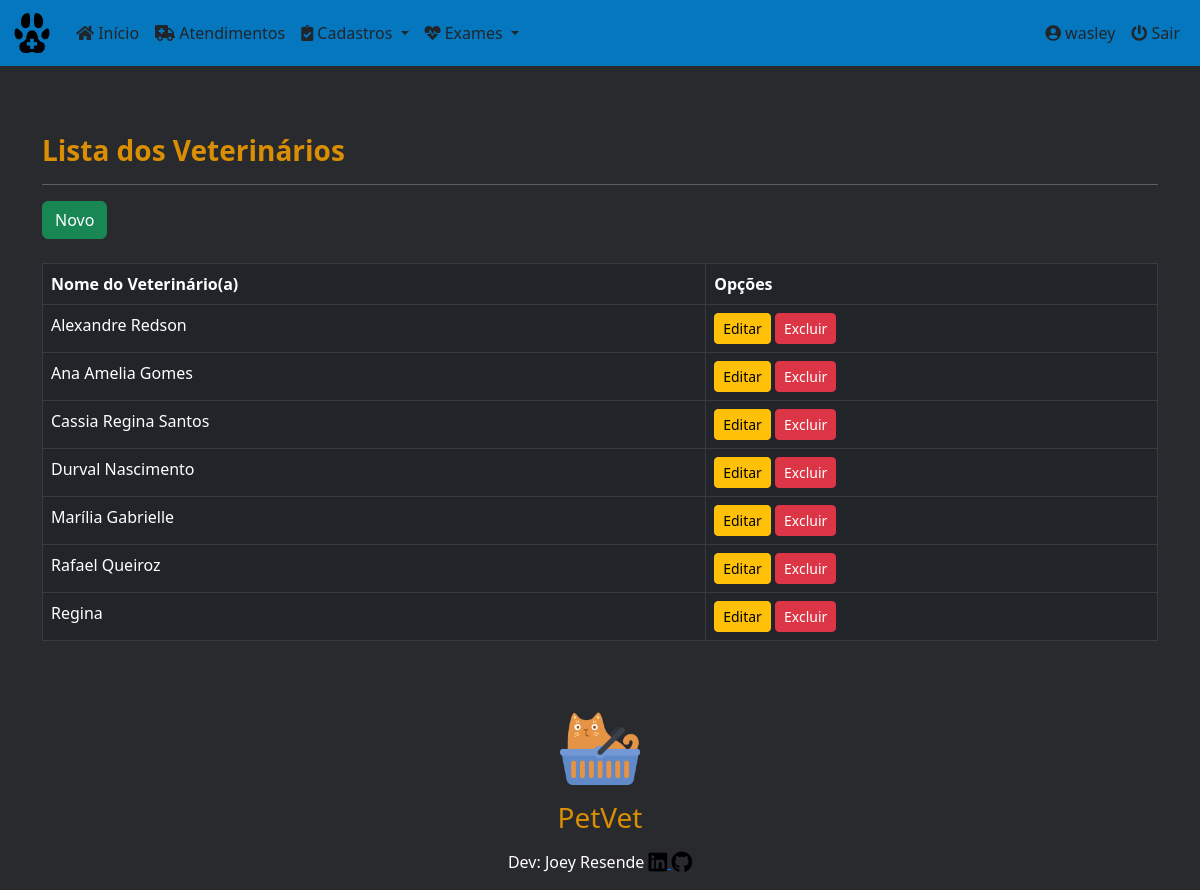
The page /petvet/vets/ (signed in) on the database its author committed.
### core/models.py (models this page shows, shortened)
class Vet(models.Model):
    vet_name = models.CharField(
        max_length=30, verbose_name='Nome')
    class Meta:
        ordering = ['vet_name']

### core/views.py (the view)
# urls.py: path('vets/', VetList.as_view(), name='vets'),
class VetList(LoginRequiredMixin, ListView):
    login_url = reverse_lazy('login')
    model = Vet
    template_name = 'core/vet_list.html'

### core/templates/core/vet_list.html (shortened to what this page needs)
{% extends 'core/base_model.html' %}
{% load static %}
{% block content %}
<h3><strong>Lista dos Veterinários</strong></h3>
<hr>
<a href="{% url 'vet_new' %}" class="btn btn-success btn">Novo</a><br><br>
<div class="table-responsive">
  <table class="table table-bordered table-hover table-dark" id="vet_table">
    <thead class="thead-dark">
      <tr>
        <th>Nome do Veterinário(a)</th>
        <th>Opções</th>
      </tr>
    </thead>
    <tbody>
      {% for each in object_list %}
      <tr>
        <td>{{ each.vet_name }}</td>
        <td>
          <a href="{% url 'vet_edit' each.pk %}" class="btn btn-warning btn-sm">Editar</a>
          <a href="{% url 'vet_delete' each.pk %}" class="btn btn-danger btn-sm">Excluir</a>
        </td>
      </tr>
      {% empty %}
      <tr>
        <td colspan="4">Nenhum Veterinário cadastrado.</td>
      </tr>
      {% endfor %}
    </tbody>
  </table>
</div>
{% endblock %}

### core/templates/core/base_model.html (shortened to what this page needs)
{% load static %}
<!DOCTYPE html>
<html lang="pt-br" class="h-100">
<head>
  <link rel="stylesheet" href="{% static 'css/bootstrap.min.css/' %}" />
  <link rel="stylesheet" href="https://cdnjs.cloudflare.com/ajax/libs/font-awesome/5.11.2/css/all.css">
  <link rel="stylesheet" href="{% static 'css/styles.css/' %}" />
  <link rel="stylesheet" type="text/css" href="https://cdn.datatables.net/v/bs5/dt-1.11.5/datatables.min.css" />
</head>
<body class="d-flex flex-column h-100">
  <main class="flex-shrink-0  ">
    {% block menu %}
    <nav class="navbar navbar-expand-lg sticky-top">
      <div class="container-fluid">
        <a class="navbar-brand" href="{% url 'index' %}">
          <img src="{% static 'img/favicon.ico/' %}" height="40" alt="" />
        </a>
        <div class="collapse navbar-collapse" id="navbarsExample06">
          <ul class="navbar-nav me-auto mb-2 mb-xl-0">
            <li class="nav-item">
              <a class="nav-link text-dark" href="{% url 'index' %}">
                <i class="fa fa-home" aria-hidden="true"></i>
                Início
              </a>
            </li>
            <li class="nav-item">
              <a class="nav-link text-dark" href="{% url 'medical_cares' %}">
                <i class="fas fa-ambulance" aria-hidden="true"></i>
                Atendimentos
              </a>
            </li>
            <li class="nav-item dropdown">
              <a class="nav-link text-dark dropdown-toggle" href="#" data-bs-toggle="dropdown" aria-expanded="false">
                <i class="fas fa-clipboard-check" aria-hidden="true"></i>
                Cadastros
              </a>
            </li>
            <li class="nav-item dropdown">
              <a class="nav-link text-dark dropdown-toggle" href="#" data-bs-toggle="dropdown" aria-expanded="false">
                <i class="fas fa-heartbeat" aria-hidden="true"></i>
                Exames
              </a>
            </li>
          </ul>
          <div class="collapse navbar-collapse d-lg-flex justify-content-end">
            <ul class="navbar-nav bd-navbar-nav flex=row">
              {% if request.user.is_authenticated %}
              <li class="nav-item">
                  <a class="nav-link text-dark" href="{% url 'meus_dados' %}">
                    <i class="fas fa-user-circle" aria-hidden="true"></i>
                    <span id="username">{{ request.user }}</span>
                  </a>
              </li>
              <li class="nav-item">
                <a class="nav-link text-dark" href="{% url 'logout' %}">
                  <i class="fas fa-power-off" aria-hidden="true"></i>
                  Sair
                </a>
              </li>
              {% endif %}
            </ul>
          </div>
         </div>
      </div>
    </nav>
    {% endblock %}
    <div class="container py-5">
      {% block content %}
      {% endblock %}
    </div>
  </main>
{% block footer %}
<footer class="blog-footer">
  <p>
    <a href="#"><img src="{% static 'img/cat_yellow.png/' %}" width="80" height="80" alt=""></a>
    <h3>PetVet</h3>
  </p>
  <p>Dev: Joey Resende
    <a href="https://www.linkedin.com/in/givanildo-resende/" target="_blank">
      <i class="fab fa-linkedin fa-lg text-black" aria-hidden="true"></i>
    </a>
    <a href="https://github.com/Joey-Resende" target="_blank">
      <i class="fab fa-github fa-lg text-black" aria-hidden="true"></i>
    </a>
  </p>
</footer>
{% endblock %}
</body>
</html>

### static/css/styles.css (style rules this page uses)
:root { --preto: #000000; --branco-1: #ffffff; --branco-2: #E0E2DD; --azul-1: #0477BF; --azul-2: #0388A6; --azul-3: #003570; --amarelo-1: #F2CB05; --amarelo-2: #D98E04; --preto-bg: #292A2D; }
body { background-color: var(--preto-bg); color: var(--preto); padding-bottom: 20px; }
h3 { color: var(--amarelo-2); }
div { color: var(--branco-1); }
.navbar { background-color: var(--azul-1); color: var(--amarelo-2); margin-bottom: 20px; }
p { color: var(--branco-1); }
.blog-footer { margin-bottom: 0; padding: 0; text-align: center; }

### rows shown on the page
Vet: vet_name "Alexandre Redson"
Vet: vet_name "Ana Amelia Gomes"
Vet: vet_name "Cassia Regina Santos"
Vet: vet_name "Durval Nascimento"
Vet: vet_name "Marília Gabrielle"
Vet: vet_name "Rafael Queiroz"
Vet: vet_name "Regina"

### other values the page prints
{{ request.user }} "wasley"
